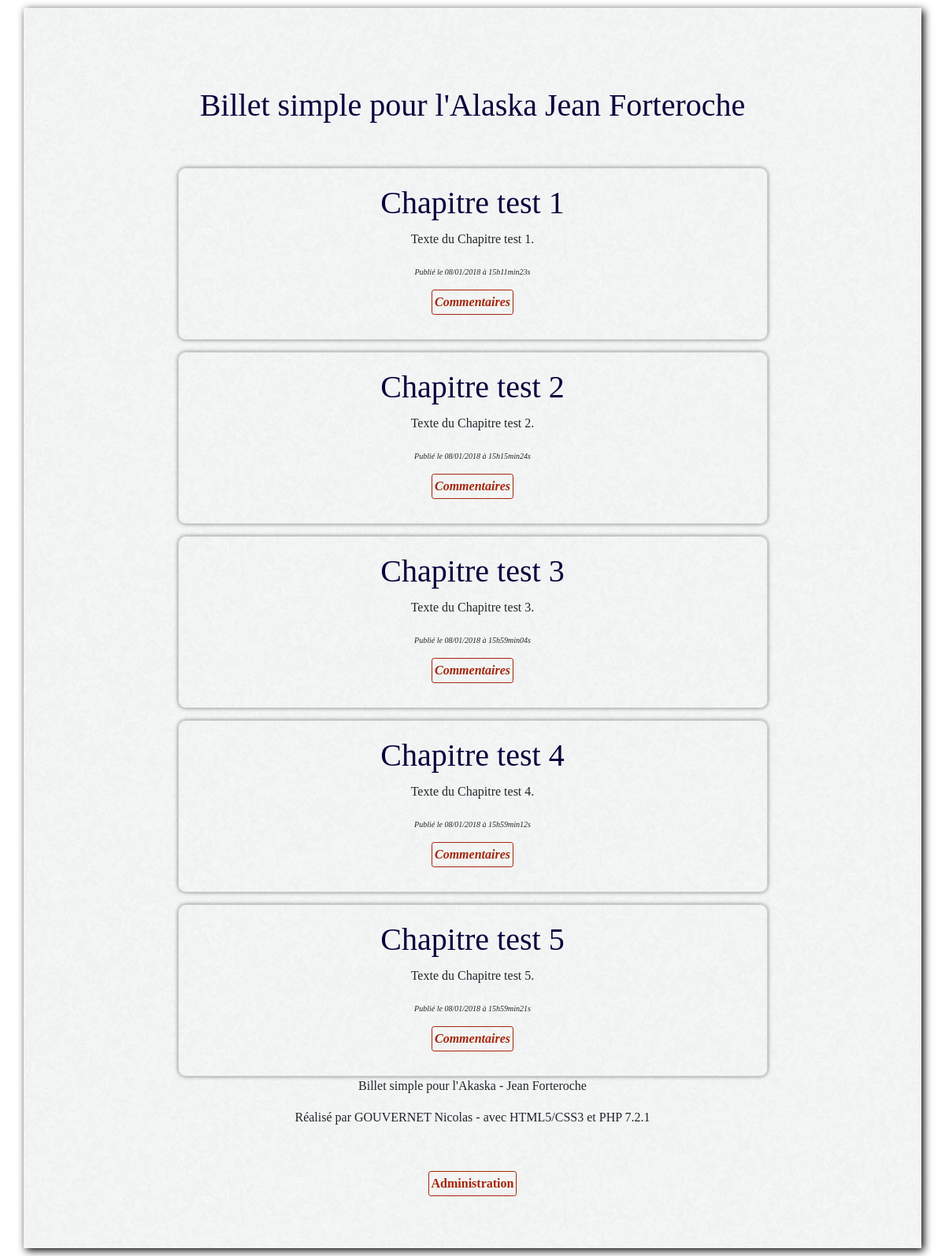
The app's page /, older data.
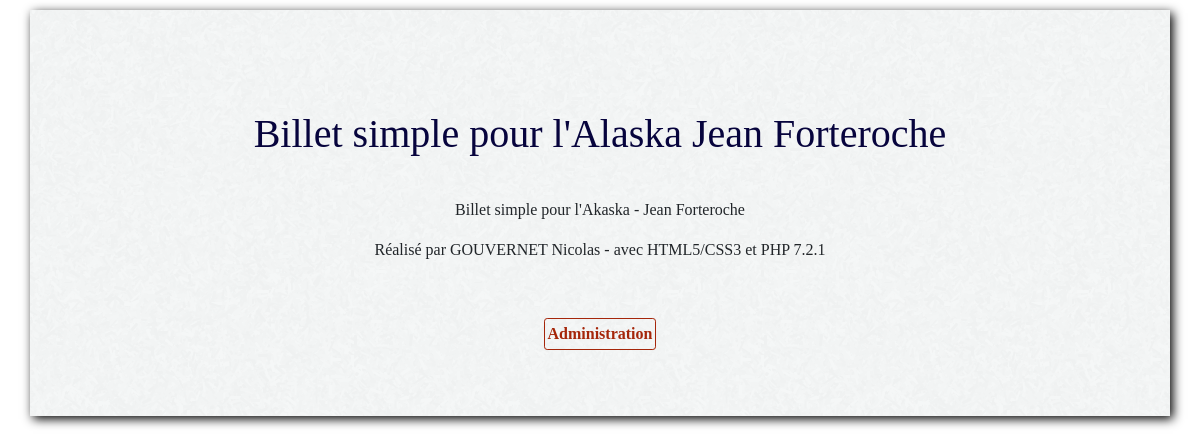
The same page, newer data.
### tables this page shows
CREATE TABLE IF NOT EXISTS `billets` (
  `id` int(11) NOT NULL AUTO_INCREMENT,
  `date_creation` datetime NOT NULL,
  `titre` text NOT NULL,
  `contenu` text NOT NULL,
  PRIMARY KEY (`id`)
);

### Controller/index.php (called while the page is built, shortened)
<?php
include_once('Model/billet.php');
$billet = new Billet();
$nbPage = $billet->getPageNb();
if(array_key_exists("page", $_GET) && isset($_GET['page']) && ctype_digit($_GET['page']))
{
    $page = ($_GET['page'] * 5) - 5;
    $ixPage = $_GET['page'];
    if($_GET['page'] > $nbPage)
    {
        $page = ($nbPage*5) -5;
        $ixPage = $nbPage;
    }
    if($_GET['page'] < 1)
    {
        $page = 0;
        $ixPage = 1;
    }
}
else
{
    $page = 0;
}
$billets = $billet->getByPage($page, 5);
include_once('View/index.php');

### Model/billet.php (called while the page is built, shortened)
<?php
class Billet
{
    private $_id;
    private $_titre;
    private $_contenu;
    private $_date_creation_fr;
    public function getId()
    {
        return $this->_id;
    }
    public function getTitre()
    {
        return $this->_titre;
    }
    public function getContenu()
    {
        return $this->_contenu;
    }
    public function getDate_creation_fr()
    {
        return $this->_date_creation_fr;
    }
    public function setId($id)
    {
       $id = (int) $id;
       if ($id > 0)
            {
               $this->_id = $id;
            }
    }
    public function setTitre($titre)
    {
        if (is_string($titre))
        {
            $this->_titre = $titre;
        }
    }
    public function setContenu($contenu)
    {
        if (is_string($contenu))
        {
        $this->_contenu = $contenu;
        }
    }
    public function setDate_creation_fr($date_creation_fr)
    {
        $this->_date_creation_fr = $date_creation_fr;
    }
    public function getByPage($offset, $limit)
    {
        global $bdd;
        if (is_int($offset) || ctype_digit($offset))
        {
            $offset = (int) $offset;
        }
        else
        {
            echo $offset. ' n\'est pas un nombre.';
        }
        if (is_int($limit))
        {
            $limit = (int) $limit;
        }
        else
        {
            echo $limit . ' n\'est pas un nombre.';
        }
        try
        {
            $req = $bdd->prepare('SELECT id, titre, contenu, DATE_FORMAT(date_creation, \'%d/%m/%Y à %Hh%imin%ss\') AS date_creation_fr FROM billets ORDER BY date_creation LIMIT :offset, :limit');
            $req->bindParam(':offset', $offset, PDO::PARAM_INT);
            $req->bindParam(':limit', $limit, PDO::PARAM_INT);
            $req->execute();
            $billets = $req->fetchAll();
            foreach($billets as $billet) {
                $currentBillet = new Billet();
                $currentBillet->setId($billet['id']);
                $currentBillet->setTitre($billet['titre']);
                $currentBillet->setContenu($billet['contenu']);
                $currentBillet->setDate_creation_fr($billet['date_creation_fr']);
                $Billet_modeles[] = $currentBillet;
            }
            return $Billet_modeles;
        }
        catch (Exception $e)
        {
            echo $e->getMessage();
            echo 'Echec de la requête vérifiez les paramètres.';
        }
    }
}
?>

### View/index.php (the view, shortened to what this page needs)
<!DOCTYPE html>
<html>
    <head>
        <?php include_once('head.php');?>
    </head>
    <body>
        <section id="global" class="container">
            <header id="header" class="row">
                <a id="mainTitle" class="col-12" href="index.php"><h1>Billet simple pour l'Alaska Jean Forteroche </h1></a>
            </header>
        <section id="pageContent" class="row justify-content-center">
        <?php
        foreach($billets as $billet)
        {
        ?>
        <div class="news">
            <h3><?php echo $billet->getTitre(); ?></h3>
                <div><?php echo $billet->getContenu(); ?></div>
                    <p>
                      <em class="datePublication">Publié le <?php echo $billet->getDate_creation_fr(); ?></em>
                      <br />
                      <em><a href="index.php?section=commentaires&billet=<?php echo $billet->getId(); ?>" class="btn btn-secondary btn-sm">Commentaires</a></em>
        </div>
        <?php
        }
        ?>
        </section>
            <p>Billet simple pour l'Akaska - Jean Forteroche</p>
            <p>Réalisé par GOUVERNET Nicolas - avec HTML5/CSS3 et PHP 7.2.1</p>
            <p><a href="index.php?section=log" class="btn btn-secondary btn-sm" id="administration">Administration</a></p>
        </section>
    </body>
</html>

Row changes from the older to the newer data that the page shows:
removed billets: titre "Chapitre test 1", contenu "Texte du Chapitre test 1.", Date_creation_fr "08/01/2018 à 15h11min23s"
removed billets: titre "Chapitre test 2", contenu "Texte du Chapitre test 2.", Date_creation_fr "08/01/2018 à 15h15min24s"
removed billets: titre "Chapitre test 3", contenu "Texte du Chapitre test 3.", Date_creation_fr "08/01/2018 à 15h59min04s"
removed billets: titre "Chapitre test 4", contenu "Texte du Chapitre test 4.", Date_creation_fr "08/01/2018 à 15h59min12s"
removed billets: titre "Chapitre test 5", contenu "Texte du Chapitre test 5.", Date_creation_fr "08/01/2018 à 15h59min21s"
